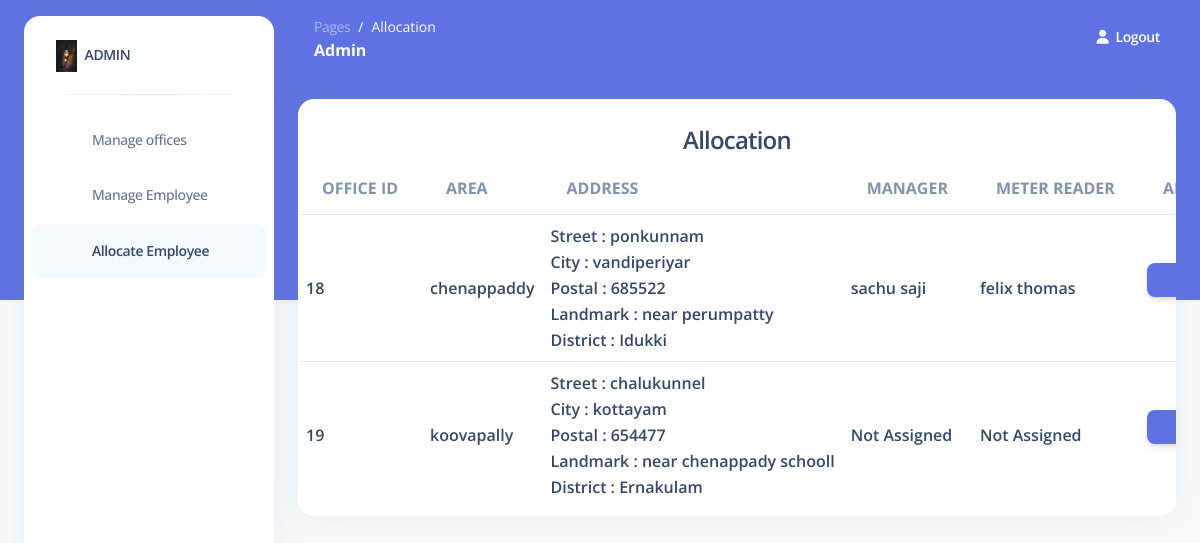
/allocate_employee.php (signed in), run on an earlier commit of the app's database.
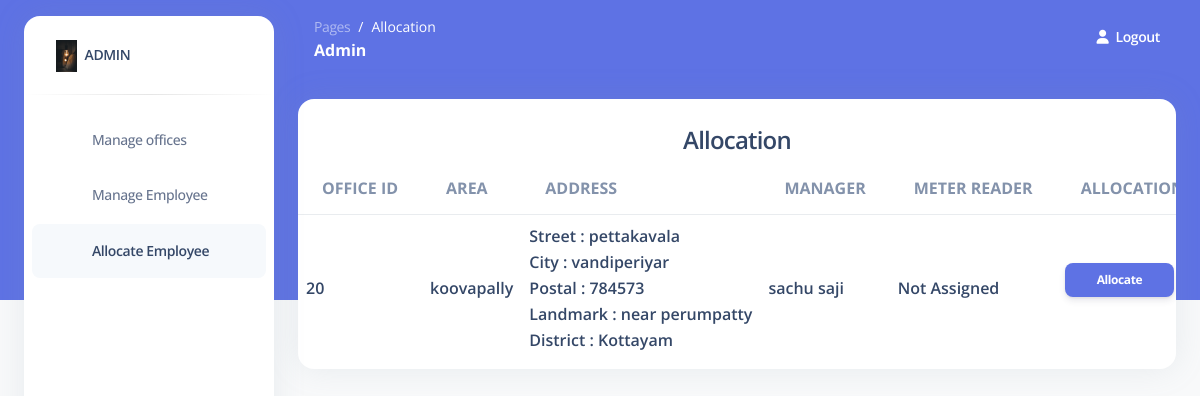
And on a later commit of the database.
### tables this page shows
CREATE TABLE `tbl_offices` (
  `O_id` int(11) NOT NULL,
  `O_phone` varchar(15) NOT NULL,
  `O_email` varchar(50) NOT NULL,
  `O_area` varchar(50) NOT NULL,
  `O_postal` double NOT NULL,
  `O_street` varchar(100) NOT NULL,
  `O_city` varchar(50) NOT NULL,
  `O_landmark` varchar(100) NOT NULL,
  `O_district` varchar(25) NOT NULL,
  `O_status` tinyint(1) NOT NULL DEFAULT 1
);

CREATE TABLE `tbl_employees` (
  `E_id` int(11) NOT NULL,
  `E_fname` varchar(50) NOT NULL,
  `E_lname` varchar(50) NOT NULL,
  `E_phne` varchar(15) NOT NULL,
  `E_email` varchar(50) NOT NULL,
  `E_so` varchar(30) NOT NULL,
  `E_postal` double NOT NULL,
  `E_house` varchar(100) NOT NULL,
  `E_level` varchar(50) NOT NULL,
  `E_street` varchar(50) NOT NULL,
  `E_city` varchar(30) NOT NULL,
  `E_dob` date NOT NULL,
  `E_district` varchar(30) NOT NULL,
  `E_L_id` int(11) NOT NULL,
  `E_status` tinyint(1) NOT NULL DEFAULT 1
);

### allocate_employee.php (the view, shortened to what this page needs)
<?php
    if(isset($_SESSION['L_id']) ){
        $L_id= $_SESSION['L_id'];
        $sql="SELECT L_type_id FROM tbl_login WHERE L_id = '$L_id'";
        require_once "connect.php";
        $result=$conn->query($sql);
        $row=$result->fetch_assoc();
        $L_type_id=$row["L_type_id"];
        if($L_type_id==1){
            ?>
            <!DOCTYPE html>
<html lang="en">
<head>
    <link href="./assets/css/nucleo-icons.css" rel="stylesheet" />
    <link href="./assets/css/nucleo-svg.css" rel="stylesheet" />
    <link href="./assets/cssd/nucleo-svg.css" rel="stylesheet" />
    <link id="pagestyle" href="./assets/cssd/argon-dashboard.css?v=2.0.4" rel="stylesheet" />
</head>
<body class="g-sidenav-show   bg-gray-100">
    <aside
        class="sidenav bg-white navbar navbar-vertical navbar-expand-xs border-0 border-radius-xl my-3 fixed-start ms-4 "
        id="sidenav-main">
        <div class="sidenav-header">
            <a class="navbar-brand m-0" href="dashboard.php">
                <img src="images/bg1.jpg" class="navbar-brand-img h-100" alt="main_logo">
                <span class="ms-1 font-weight-bold">ADMIN</span>
            </a>
        </div>
        <hr class="horizontal dark mt-0">
        <div class="collapse navbar-collapse  w-auto " id="sidenav-collapse-main">
            <ul class="navbar-nav">
                <li class="nav-item">
                    <a class="nav-link " href="manage_office.php">
                        <div
                            class="icon icon-shape icon-sm border-radius-md text-center me-2 d-flex align-items-center justify-content-center">
                            <i class="ni ni-tv-2 text-primary text-sm opacity-10"></i>
                        </div>
                        <span class="nav-link-text ms-1">Manage offices</span>
                    </a>
                </li>
                <li class="nav-item">
                    <a class="nav-link " href="manage_employee.php">
                        <div
                            class="icon icon-shape icon-sm border-radius-md text-center me-2 d-flex align-items-center justify-content-center">
                            <i class="ni ni-tv-2 text-primary text-sm opacity-10"></i>
                        </div>
                        <span class="nav-link-text ms-1">Manage Employee</span>
                    </a>
                </li>
                <li class="nav-item">
                    <a class="nav-link active " href="allocate_employee.php">
                        <div
                            class="icon icon-shape icon-sm border-radius-md text-center me-2 d-flex align-items-center justify-content-center">
                            <i class="ni ni-tv-2 text-primary text-sm opacity-10"></i>
                        </div>
                        <span class="nav-link-text ms-1">Allocate Employee</span>
                    </a>
                </li>
            </ul>
        </div>
    </aside>
    <main class="main-content position-relative border-radius-lg ">
        <nav class="navbar navbar-main navbar-expand-lg px-0 mx-4 shadow-none border-radius-xl " id="navbarBlur"
            data-scroll="false">
            <div class="container-fluid py-1 px-3">
                <nav aria-label="breadcrumb">
                    <ol class="breadcrumb bg-transparent mb-0 pb-0 pt-1 px-0 me-sm-6 me-5">
                        <li class="breadcrumb-item text-sm"><a class="opacity-5 text-white"
                                href="javascript:;">Pages</a></li>
                        <li class="breadcrumb-item text-sm text-white active" aria-current="page">Allocation</li>
                    </ol>
                    <h6 class="font-weight-bolder text-white mb-0">Admin</h6>
                </nav>
                <div class="collapse navbar-collapse mt-sm-0 mt-2 me-md-0 me-sm-4" id="navbar">
                    <ul class="navbar-nav  justify-content-end">
                        <li class="nav-item d-flex align-items-center">
                            <a href="logout.php" class="nav-link text-white font-weight-bold px-0">
                                <i class="fa fa-user me-sm-1"></i>
                                <span class="d-sm-inline d-none">Logout</span>
                            </a>
                        </li>
                    </ul>
                </div>
            </div>
        </nav>
        <div class="container-fluid py-4">
            <div class="row">
                <div class="col-12">
                    <div class="card mb-4">
                    <div class="card-header pb-0 mx-auto">
                            <h4> Allocation</h4>
                        </div>
                        <div class="card-body px-0 pt-0 pb-2">
                            <div class="table-responsive p-0">
                                <table class="table align-items-center mb-0">
                                    <thead>
                                    <tr>
                                            <th class="text-uppercase text-secondary text- font-weight-bolder">
                                                Office ID</th>
                                            <th class="text-uppercase text-secondary text- font-weight-bolder">
                                                Area</th>
                                            <th class="text-uppercase text-secondary text- font-weight-bolder">
                                                Address</th>
                                                <th class="text-uppercase text-secondary text- font-weight-bolder">
                                                    Manager</th>
                                                    <th class="text-uppercase text-secondary text- font-weight-bolder">
                                                        Meter Reader</th>
                                            <th class="text-uppercase text-secondary text- font-weight-bolder">
                                                Allocation</th>
                                        </tr>
                                    </thead>
                                    <tbody>
                                    <?php
                                            $sql="SELECT * FROM tbl_offices, tbl_allocate WHERE tbl_offices.O_id = tbl_allocate.Alloc_officeid AND tbl_offices.O_status = 1;";
                                            $result=$conn->query($sql);
                                            if($result->num_rows>0){
                                                while($rows=$result->fetch_assoc()){
                                                    ?>
                                            <tr>
                                                <td>
                                                    <h6 class="mb-0 text-">
                                                        <?php echo $rows['O_id']; ?>
                                                    </h6>
                                                </td>
                                                <td>
                                                    <h6 class="mb-0 text-">
                                                        <?php echo $rows['O_area']; ?>
                                                    </h6>
                                                </td>
                                                <td>
                                                    <h6 class="mb-0 text-">
                                                       Street :  <?php echo $rows['O_street']; ?> <br>
                                                        City : <?php echo $rows['O_city']; ?> <br>
                                                        Postal : <?php echo $rows['O_postal']; ?> <br>
                                                        Landmark : <?php echo $rows['O_landmark']; ?> <br>
                                                        District : <?php echo $rows['O_district']; ?>
                                                    </h6>
                                                </td>
                                                <td>
                                                    <h6 class="mb-0 text-">
                                                        <?php
                                                        if($rows['Alloc_manager']==0){
                                                            echo "Not  Assigned";
                                                        }else{
                                                            $Alloc_manager=$rows['Alloc_manager'];
                                                            $sql2="SELECT E_fname,E_lname FROM tbl_employees WHERE E_id=$Alloc_manager AND E_status=1;";
                                                            $result2=$conn->query($sql2);
                                                            if($result2->num_rows>0){
                                                                $row2=$result2->fetch_assoc();
                                                                echo $row2['E_fname'].' '.$row2['E_lname'];
                                                            }
                                                            else{
                                                                echo "Employee removed";
                                                            }
                                                        }
                                                         ?>
                                                    </h6>
                                                </td>
                                                <td>
                                                    <h6 class="mb-0 text-">
                                                    <?php
                                                    if($rows['Alloc_meter']==0){
                                                        echo "Not  Assigned";
                                                    }else{
                                                        $Alloc_meter=$rows['Alloc_meter'];
                                                        $sql3="SELECT E_fname,E_lname FROM tbl_employees WHERE E_id=$Alloc_meter AND E_status=1;";
                                                        $result3=$conn->query($sql3);
                                                        if($result3->num_rows>0){
                                                            $row3=$result3->fetch_assoc();
                                                            echo $row3['E_fname'].' '.$row3['E_lname'];
                                                        }
                                                        else{
                                                            echo "Employee removed";
                                                        }
                                                    }
                                                         ?>
                                                    </h6>
                                                </td>
                                                <td>
                                                    <h6 class="mb-0 text-">
                                                        <a href="allocation.php?O_id=<?=$rows['Alloc_officeid']?>" class="btn btn-primary btn-sm">
                                                            Allocate
                                                        </a>
                                                    </h6>
                                                </td>
                                            </tr>
                                            <?php
                                                }
                                            }
                                            else{
                                                ?>
                                                <div class="card-header pb-0 mx-auto">
                                                    <h6> No result found!</h6>
                                                </div>
                                            <?php
                                            }
                                            ?>
                                    </tbody>
                                </table>
                            </div>
                        </div>
                    </div>
                </div>
            </div>
        </div>
</body>
</html>
            <?php
        }
        else{
           header("location: login.php");
        }
    }
    else{
        header("location: login.php");
    }
?>

### assets/cssd/nucleo-svg.css (style rules this page uses)
.icon { display: inline-block; color: #111111; height: 1em; width: 1em; }
.icon-sm { height: 0.8em; width: 0.8em; }
.icon { fill: currentColor; stroke: none; }

What changed in the data, as far as the page shows it:
removed tbl_offices: O_id "18", O_area "chenappaddy", O_street "ponkunnam", O_city "vandiperiyar", O_postal "685522", O_landmark "near perumpatty", O_district "Idukki", tbl_employees.E_fname "sachu", tbl_employees.E_lname "saji", tbl_employees.E_fname "felix", tbl_employees.E_lname "thomas"
removed tbl_offices: O_id "19", O_area "koovapally", O_street "chalukunnel", O_city "kottayam", O_postal "654477", O_landmark "near chenappady schooll", O_district "Ernakulam", shows "Not Assigned"
added tbl_offices: O_id "20", O_area "koovapally", O_street "pettakavala", O_city "vandiperiyar", O_postal "784573", O_landmark "near perumpatty", O_district "Kottayam", tbl_employees.E_fname "sachu", tbl_employees.E_lname "saji", shows "Not Assigned"
